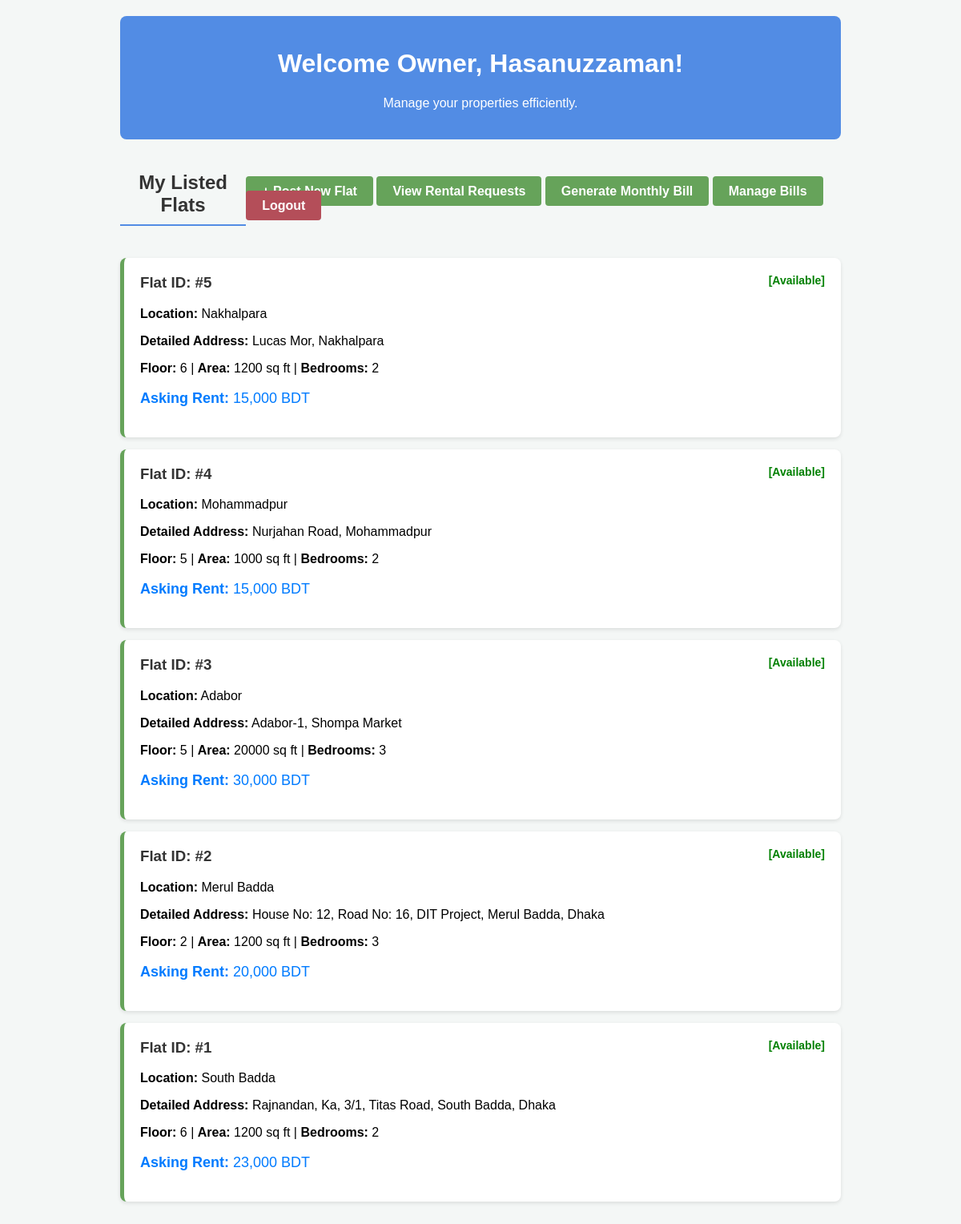
Page /owner_dashboard.php (signed in) on the committed database.
### tables this page shows
CREATE TABLE `flat` (
  `flat_id` int(11) NOT NULL,
  `area` int(11) NOT NULL,
  `location` varchar(100) NOT NULL,
  `asking_rent` int(11) NOT NULL,
  `bedroom` int(11) NOT NULL,
  `floor` int(11) NOT NULL,
  `detailed_location` varchar(2000) NOT NULL,
  `status` varchar(50) NOT NULL,
  `owner_id` int(11) NOT NULL
);

### owner_dashboard.php (the view, shortened to what this page needs)
<?php
include 'db.php';
$owner_id = $_SESSION['user_id'];
?>
<!DOCTYPE html>
<html lang="en">
<head>
    <link rel="stylesheet" href="css/style.css">
</head>
<body>
    <div class="dashboard-container">
        <div class="header-owner">
            <h1>Welcome Owner, <?php echo htmlspecialchars($_SESSION['name']); ?>!</h1>
            <p>Manage your properties efficiently.</p>
        </div>
        <div class="action-bar">
            <h2>My Listed Flats</h2>
            <div>
                <a href="post_flat.php" class="btn-post">+ Post New Flat</a>
                <a href="view_requests.php" class="btn-post">View Rental Requests</a>
                <a href="generate_bill.php" class="btn-post">Generate Monthly Bill</a>
                <a href="owner_bills.php" class="btn-post">Manage Bills</a>
                <a href="actions/logout_action.php" class="btn-logout">Logout</a>
            </div>
        </div>
        <?php
        $sql = "SELECT * FROM flat WHERE owner_id = ? ORDER BY flat_id DESC";
        $stmt = $conn->prepare($sql);
        $stmt->bind_param("i", $owner_id);
        $stmt->execute();
        $result = $stmt->get_result();
        if ($result->num_rows > 0) {
            while ($flat = $result->fetch_assoc()) {
                $flat_status = !empty($flat['status']) ? $flat['status'] : 'Unknown';
                $status_color = (strtolower($flat_status) === 'available') ? 'green' : 'red';
        ?>
                <div class="flat-card border-owner">
                    <h3>Flat ID: #<?php echo htmlspecialchars($flat['flat_id']); ?>
                        <span style="font-size: 14px; float: right; color: <?php echo $status_color; ?>;">
                            [<?php echo htmlspecialchars($flat_status); ?>]
                        </span>
                    </h3>
                    <p><strong>Location:</strong> <?php echo htmlspecialchars($flat['location']); ?></p>
                    <p><strong>Detailed Address:</strong> <?php echo htmlspecialchars($flat['detailed_location']); ?></p>
                    <p>
                        <strong>Floor:</strong> <?php echo $flat['floor']; ?> |
                        <strong>Area:</strong> <?php echo $flat['area']; ?> sq ft |
                        <strong>Bedrooms:</strong> <?php echo $flat['bedroom']; ?>
                    </p>
                    <p style="font-size: 18px; color: #007BFF;"><strong>Asking Rent:</strong> <?php echo number_format($flat['asking_rent']); ?> BDT</p>
                </div>
        <?php
            }
        } else {
            echo "<p style='text-align: center; padding: 20px; background-color: white; border-radius: 5px;'>You haven't posted any flats yet. Click '+ Post New Flat' to get started!</p>";
        }
        ?>
    </div>
</body>
</html>

### css/style.css (style rules this page uses)
body { font-family: Arial, sans-serif; background-color: #f4f7f6; margin: 0; padding: 20px; }
h2 { text-align: center; color: #333333; border-bottom: 2px solid #528ce4; padding-bottom: 10px; margin-bottom: 20px; }
a { color: #528ce4; text-decoration: none; }
.dashboard-container { max-width: 900px; margin: 0 auto; }
.header-owner { background-color: #528ce4; color: white; padding: 20px; text-align: center; border-radius: 8px; margin-bottom: 20px; }
.action-bar { display: flex; justify-content: space-between; align-items: center; margin-bottom: 20px; }
.btn-post { background-color: #66a35a; color: white; padding: 10px 20px; text-decoration: none; border-radius: 4px; font-weight: bold; }
.btn-logout { background-color: #b44e59; color: white; padding: 10px 20px; text-decoration: none; border-radius: 4px; font-weight: bold; }
.flat-card { background-color: white; padding: 20px; border-radius: 8px; box-shadow: 0 2px 5px rgba(0,0,0,0.1); margin-bottom: 15px; }
.border-owner { border-left: 5px solid #66a35a; }
.flat-card h3 { margin-top: 0; color: #333; }

### rows in the picture
flat: flat_id "5", status "Available", location "Nakhalpara", detailed_location "Lucas Mor, Nakhalpara", floor "6", area "1200", bedroom "2", asking_rent "15,000"
flat: flat_id "4", status "Available", location "Mohammadpur", detailed_location "Nurjahan Road, Mohammadpur", floor "5", area "1000", bedroom "2", asking_rent "15,000"
flat: flat_id "3", status "Available", location "Adabor", detailed_location "Adabor-1, Shompa Market", floor "5", area "20000", bedroom "3", asking_rent "30,000"
flat: flat_id "2", status "Available", location "Merul Badda", detailed_location "House No: 12, Road No: 16, DIT Project, Merul Badda, Dhaka", floor "2", area "1200", bedroom "3", asking_rent "20,000"
flat: flat_id "1", status "Available", location "South Badda", detailed_location "Rajnandan, Ka, 3/1, Titas Road, South Badda, Dhaka", floor "6", area "1200", bedroom "2", asking_rent "23,000"

### other values in the picture
$_SESSION['name'] "Hasanuzzaman"
